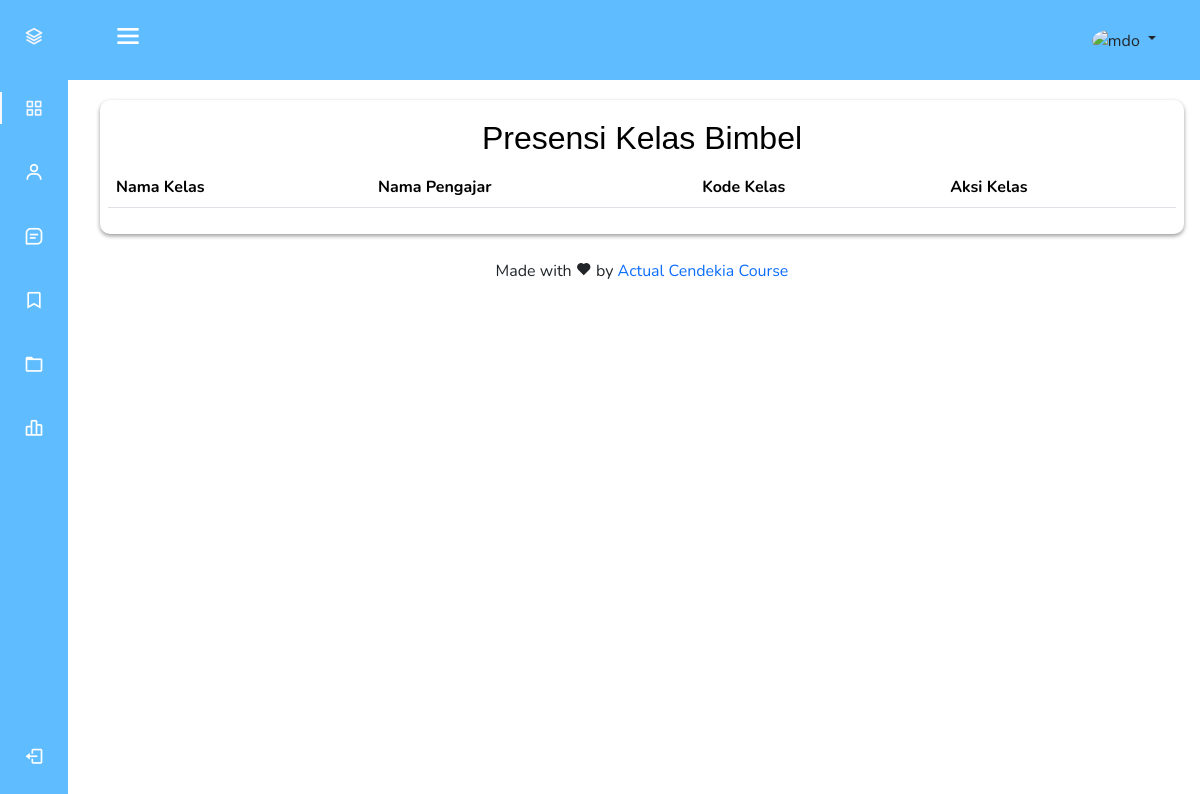
Before: /admin/absensi.php with the older database file.
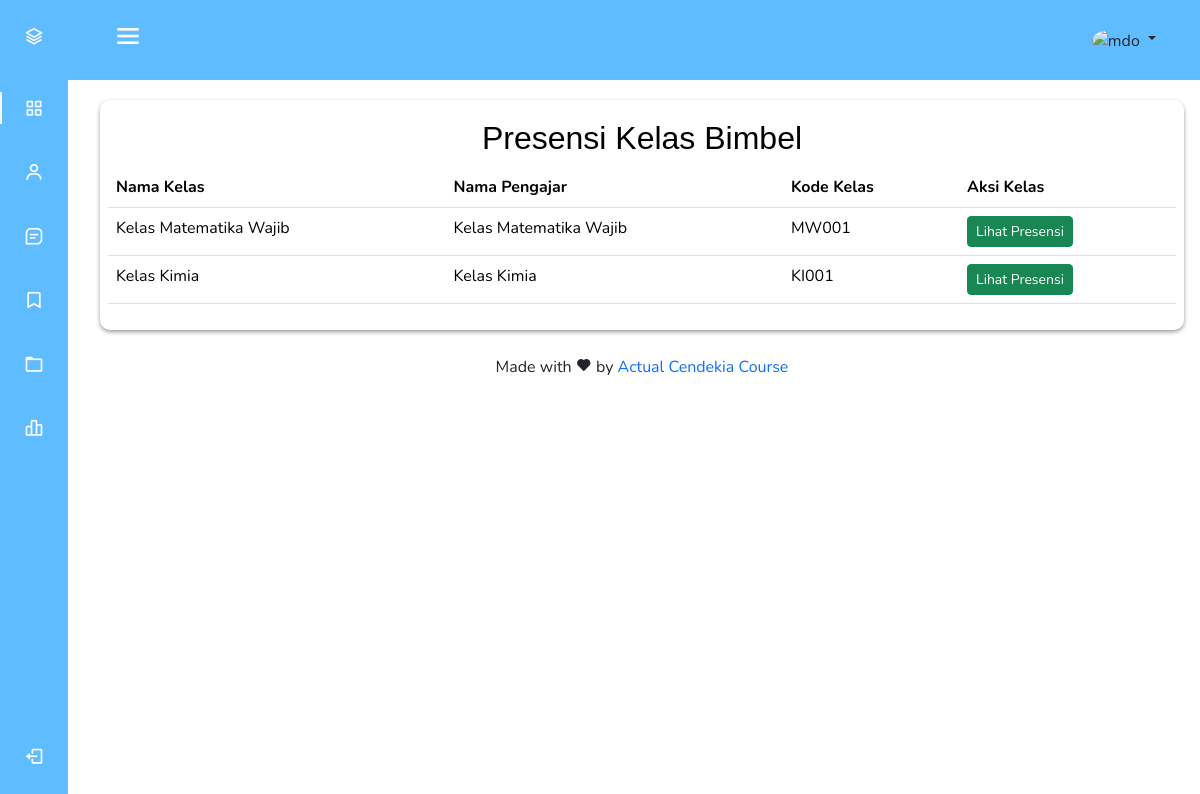
After: the same page with the newer database file.
### tables this page shows
CREATE TABLE `kelas` (
  `id` int NOT NULL,
  `nama` varchar(150) NOT NULL,
  `kode_kelas` char(5) NOT NULL,
  `pengajar_id` int NOT NULL,
  `cabang_id` int NOT NULL,
  `created_at` timestamp NOT NULL DEFAULT CURRENT_TIMESTAMP,
  `updated_at` timestamp NULL DEFAULT NULL
);

### admin/absensi.php (the view)
<?php
include_once '../connection.php';
$data_kelas_absen = 'SELECT k.id, k.nama as nama_kelas ,k.kode_kelas, p.nama, k.pengajar_id, k.nama as nama_pengajar FROM kelas k join pengajar p on k.pengajar_id = p.id';
$data_kelas_absen_result = mysqli_query($connect, $data_kelas_absen);
$data_kelas_absen = mysqli_fetch_all($data_kelas_absen_result, MYSQLI_ASSOC);
include_once '../template/header.php'; ?>
<div class="container container-boxed main-content">
    <div class="container-header">Presensi Kelas Bimbel</div>
    <table class="table">
        <thead>
            <tr>
                <th scope="col">Nama Kelas</th>
                <th scope="col">Nama Pengajar</th>
                <th scope="col">Kode Kelas</th>
                <th scope="col">Aksi Kelas</th>
            </tr>
        </thead>
        <tbody>
            <?php foreach ($data_kelas_absen as $presensi) {?>
            <tr>
                <td>
                    <?php echo $presensi['nama_kelas']; ?>
                </td>
                <td><?php echo $presensi['nama_pengajar']; ?></td>
                <td><?php echo $presensi['kode_kelas']; ?></td>
                <td>
                    <a href="list_presensi.php?pengajar_id=<?php echo $presensi['pengajar_id']; ?>&kelas_id=<?php echo $presensi['id']; ?>"
                        class="btn btn-success btn-sm">Lihat
                        Presensi</a>
                </td>
            </tr>
            <?php } ?>
        </tbody>
    </table>
</div>
<?php
include_once '../template/footer.php';

### template/header.php (shortened to what this page needs)
<!DOCTYPE html>
<html lang="en">
  <head>
    <link
      href="https://cdn.jsdelivr.net/npm/bootstrap@5.3.2/dist/css/bootstrap.min.css"
      rel="stylesheet"
    />
    <link
      rel="stylesheet"
      href="https://cdn.jsdelivr.net/npm/boxicons@latest/css/boxicons.min.css"
    />
  </head>
  <link rel="stylesheet" href="../public/style.css" />
  <body id="body-pd">
  <?php include 'sidebar.php'; ?>

### template/sidebar.php (shortened to what this page needs)
<nav class="navbar nav-primary header" id="header">
      <div class="container-fluid">
        <div class="header_toggle">
          <i class="bx bx-menu text-white" id="header-toggle"></i>
        </div>
        <div class="d-flex">
          <div class="dropdown text-end">
            <a
              href="#"
              class="d-block link-dark text-decoration-none dropdown-toggle"
              data-bs-toggle="dropdown"
              aria-expanded="false"
            >
              <img
                src="https://github.com/mdo.png"
                alt="mdo"
                width="40"
                height="40"
                class="rounded-circle"
              />
            </a>
          </div>
        </div>
      </div>
    </nav>
    <div class="l-navbar" id="nav-bar">
      <nav class="nav">
        <div>
          <a href="#" class="nav_logo">
            <i class="bx bx-layer nav_logo-icon"></i>
          </a>
          <div class="nav_list">
            <a href="#" class="nav_link active">
              <i class="bx bx-grid-alt nav_icon"></i>
            </a>
            <a href="#" class="nav_link">
              <i class="bx bx-user nav_icon"></i>
            </a>
            <a href="#" class="nav_link">
              <i class="bx bx-message-square-detail nav_icon"></i>
            </a>
            <a href="#" class="nav_link">
              <i class="bx bx-bookmark nav_icon"></i>
            </a>
            <a href="#" class="nav_link">
              <i class="bx bx-folder nav_icon"></i>
            </a>
            <a href="#" class="nav_link">
              <i class="bx bx-bar-chart-alt-2 nav_icon"></i>
            </a>
          </div>
        </div>
        <a href="#" class="nav_link">
          <i class="bx bx-log-out nav_icon"></i>
        </a>
      </nav>
    </div>

### template/footer.php (shortened to what this page needs)
    <footer>
      <div class="footer">
        <p>
          Made with <i class="bx bxs-heart"></i> by
          <a href="/">Actual Cendekia Course</a>
        </p>
      </div>
    </footer>
  </body>
</html>

### public/style.css (style rules this page uses)
:root { --header-height: 4rem; --nav-width: 68px; --first-color: #5fbdff; --first-color-light: #fff; --white-color: #f7f6fb; --body-font: "Nunito", sans-serif; --normal-font-size: 1rem; --z-fixed: 100; }
body { position: relative; margin: var(--header-height) 0 0 0; padding: 0 1rem; font-family: var(--body-font); font-size: var(--normal-font-size); transition: 0.5s; }
a { text-decoration: none; }
.header { width: 100%; height: var(--header-height); position: fixed; top: 0; left: 0; display: flex; align-items: center; justify-content: space-between; padding: 0 1rem; z-index: var(--z-fixed); transition: 0.5s; }
.nav-primary { background-color: var(--first-color); }
.main-content { margin-top: 100px; }
.header_toggle { color: var(--first-color-light); font-size: 2rem; cursor: pointer; }
.l-navbar { position: fixed; top: 0; left: -30%; width: var(--nav-width); height: 100vh; background-color: var(--first-color); padding: 0.5rem 1rem 0 0; transition: 0.5s; z-index: var(--z-fixed); }
.nav { height: 100%; display: flex; flex-direction: column; justify-content: space-between; overflow: hidden; }
.nav_logo, .nav_link { display: grid; grid-template-columns: max-content max-content; align-items: center; column-gap: 1rem; padding: 0.5rem 0 0.5rem 1.5rem; }
.nav_logo { margin-bottom: 2rem; }
.nav_logo-icon { font-size: 1.25rem; color: var(--white-color); }
.nav_link { position: relative; color: var(--first-color-light); margin-bottom: 1.5rem; transition: 0.3s; }
.nav_icon { font-size: 1.25rem; }
.active { color: var(--white-color); }
.active::before { content: ""; position: absolute; left: 0; width: 2px; height: 32px; background-color: var(--white-color); }
@media screen and (min-width: 768px) { body { margin: calc(var(--header-height) + 1rem) 0 0 0; padding-left: calc(var(--nav-width) + 2rem); } }
@media screen and (min-width: 768px) { .header { height: calc(var(--header-height) + 1rem); padding: 0 2rem 0 calc(var(--nav-width) + 2rem); } }
@media screen and (min-width: 768px) { .l-navbar { left: 0; padding: 1rem 1rem 0 0; } }
.container-boxed { border-radius: 10px; box-shadow: 0 2px 4px rgba(0, 0, 0, 0.4); padding: 10px 8px 10px 8px; margin-bottom: 10px; }
.container-header { color: black; font: 500 32px Montserrat, sans-serif; line-height: normal; margin-top: 10px; margin-bottom: 10px; display: flex; justify-content: center; }
.footer { display: flex; justify-content: center; margin: 25px 0 20px 0; }

Changed rows visible on the page:
added kelas: nama "Kelas Matematika Wajib", kode_kelas "MW001"
added kelas: nama "Kelas Kimia", kode_kelas "KI001"
